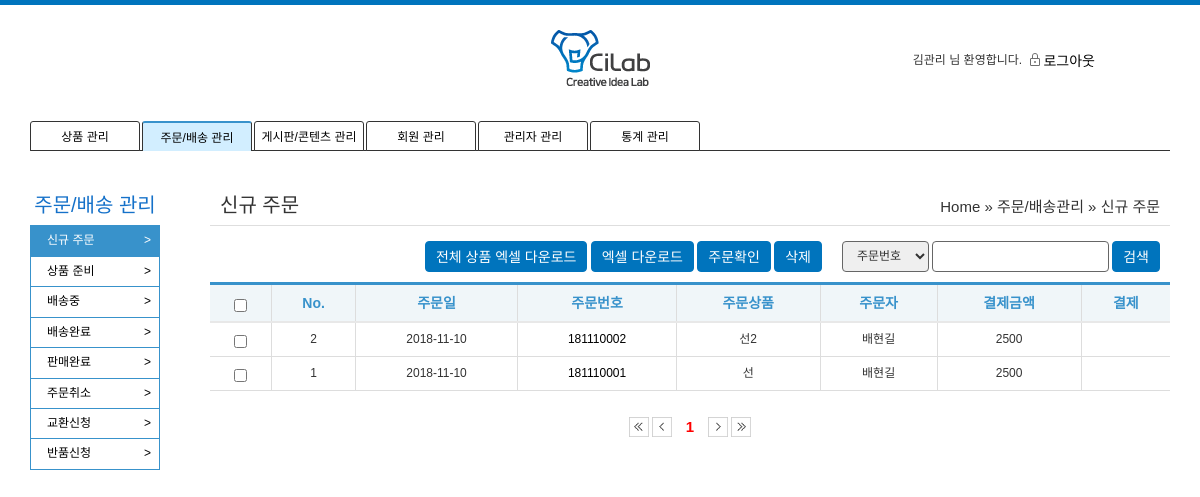
Screenshot of /admin/order/list.php?type=1 (signed in) with the database file from the repository.
### tables this page shows
CREATE TABLE IF NOT EXISTS `tb_product` (
  `pk_no` int(11) NOT NULL,
  `fd_name` varchar(50) DEFAULT NULL,
  `fd_price` int(11) DEFAULT NULL,
  `fd_category` varchar(50) DEFAULT NULL,
  `fd_content` longtext DEFAULT NULL,
  `fd_stock` int(11) DEFAULT NULL,
  `fd_date` varchar(50) DEFAULT NULL,
  `fd_status` varchar(50) DEFAULT NULL,
  `fd_delivery` int(11) DEFAULT NULL,
  `fd_made` varchar(50) DEFAULT NULL,
  `fd_main_img` varchar(200) DEFAULT NULL,
  `fd_new_main_img` varchar(200) DEFAULT NULL,
  `fd_sub_img` varchar(200) DEFAULT NULL,
  `fd_new_sub_img` varchar(200) DEFAULT NULL,
  `fd_option` varchar(200) DEFAULT NULL,
  `fk_admin` varchar(50) DEFAULT NULL,
  PRIMARY KEY (`pk_no`)
);

CREATE TABLE IF NOT EXISTS `tb_order` (
  `pk_no` int(11) NOT NULL AUTO_INCREMENT,
  `fk_order_number` varchar(50) DEFAULT NULL,
  `fd_date` date DEFAULT NULL,
  `fd_product_no` int(11) DEFAULT NULL,
  `fd_order_id` varchar(50) DEFAULT NULL,
  `fd_order_hp` varchar(50) DEFAULT NULL,
  `fd_order_name` varchar(50) DEFAULT NULL,
  `fd_order_mail` varchar(50) DEFAULT NULL,
  `fd_del_name` varchar(50) DEFAULT NULL,
  `fd_del_zip` varchar(50) DEFAULT NULL,
  `fd_del_address1` varchar(50) DEFAULT NULL,
  `fd_del_address2` varchar(50) DEFAULT NULL,
  `fd_del_hp` varchar(50) DEFAULT NULL,
  `fd_del_comment` varchar(50) DEFAULT NULL,
  `fd_price` int(11) DEFAULT NULL,
  `fd_del_fee` int(11) DEFAULT 0,
  `fd_payment` varchar(50) DEFAULT NULL,
  `fd_paynum` varchar(50) DEFAULT NULL,
  `fd_invoice_number` varchar(50) DEFAULT NULL,
  `fd_status` varchar(50) DEFAULT '1',
  `fd_status_msg` varchar(200) DEFAULT NULL,
  PRIMARY KEY (`pk_no`)
);

### admin/order/list.php (the view, shortened to what this page needs)
<?php
	include '../admin_header.php';
	include './side.php';
	include_once("../../common.php");
	$page = $_GET['page'] ?? 1;
	$order_number = $_GET['order_number'] ?? '';
	$product_name = $_GET['product_name'] ?? '';
	$order_name = $_GET['order_name'] ?? '';
	$type = $_GET['type'] ?? 1;
	$date = $_GET['date'] ?? '';
	$total_count = order_get_count($order_number,$order_name,$product_name,$type);
	if($type==1){
		$type_text = '신규 주문';
		$list_text = '결제';
	}else if($type==2){
		$type_text = '상품 준비';
		$list_text = '송장입력';
	}
	$query_string = $_SERVER['QUERY_STRING'];
	$query_arr = explode('&', $query_string);
	$query_string ="";
	foreach ($query_arr as $query) {
		$query_sp = explode('=', $query);
		if($query_sp[0]!='page'){
			$query_string .= $query."&";
		}
	}
?>
<section class="container">
	<div>
		<div class="admin_title"><?=$type_text?></div>
		<div class="admin_position">Home  » 주문/배송관리 » <?=$type_text?></div>
		<hr class="garo" style="display: block;">
	</div>
	<div class="search_div">
		<select id="search_select">
			<option value="order_number">주문번호</option>
		</select>
		<input type="text" id="search_input">
		<a class="btn type05" id="order_search_btn">검색</a>
	</div>
	<div class="btn_div">
		<a class="btn type05" href="../data_download.php?type1=order&type2=1">전체 상품 엑셀 다운로드</a>
		<a class="btn type05" id="chk_down_order">엑셀 다운로드</a>
		<?php
			if($type==1) echo '<a class="btn type05" id="order_chk">주문확인</a>';
			elseif($type==2) echo '<a class="btn type05" id="input_invoice">송장입력 확인</a>';
			elseif ($type==3) echo '<a class="btn type05" id="del_chk">배송체크</a>';
			elseif ($type==4) echo '<a class="btn type05" id="del_finish_chk">배송체크</a>';
		?>
		<a class="btn type05" id="list_del">삭제</a>
	</div>
	<table class="list-table">
		<thead class="admin_list">
			<tr>
				<th class="thead_th">
					<input type="checkbox" id="chk_all">
				</th>
				<th scope="col" class="thead_th">No.</th>
				<th scope="col" class="thead_th">주문일</th>
				<th scope="col" class="thead_th">주문번호</th>
				<th scope="col" class="thead_th">주문상품</th>
				<th scope="col" class="thead_th">주문자</th>
				<th scope="col" class="thead_th">결제금액</th>
				<th scope="col" class="thead_th"><?=$list_text?></th>
			</tr>
		</thead>
		<tbody>
				<?php
					if ($type == 5){
						$result = while_get_order_list_date($page,$order_number,$order_name,$product_name,$type,$date);
					}else{
						$result = while_get_order_list($page,$order_number,$order_name,$product_name,$type);
					}
					while ($r = mysqli_fetch_array($result)) {
				?>
			<tr>
				<td class="tbody_td">
					<input type="checkbox" class="list_chk">
				</td>
				<td class="tbody_td"><?= $r['row']?></td>
				<td class="tbody_td"><?= $r['fd_date']?></td>
				<td class="tbody_td"><a href="detail.php?type=<?=$type?>&no=<?=$r['pk_no']?>"><?= $r['fk_order_number']?></a></td>
				<td class="tbody_td"><?=$r['fd_name']?></td>
				<td class="tbody_td"><?=$r['fd_order_name']?></td>
				<td class="tbody_td"><?=$r['fd_price']?></td>
				<?php
				if($type ==1){
					echo '<td class="tbody_td">'.$r["fd_payment"].'</td>';
				}else if($type ==2){
					echo '<td class="tbody_td"><input type="text" class="input_invoice"></td>';
				}else if($type ==3 || $type ==4 || $type == 5){
					echo '<td class="tbody_td">'.$r['fd_invoice_number'].'</td>';
				}else if($type>=6){
					echo '<td><a class="btn type05" id="show_msg">보기</a><input type="hidden" id="status_msg" value="'.$r['fd_status_msg'].'"></td>';
					echo '<td><a class="btn type05" id="conf_cancel">승인</a></td>';
					echo '<td><a class="btn type05" id="refuse_cancel">반려</a></td>';
				}
				?>
			</tr>
				<?php
				}
				?>
		</tbody>
	</table>
	<div class="page_nav">
		<a href="?<?=$query_string?>page=1">
			<img src="/images/icon/btn_first.png" alt="pre" id="first_img" class="page_nav_btn">
		</a>
		<a href="?<?=$query_string?>page=<?php if($page>1){ echo $page-1;}else{ echo '1';} ?>">
			<img src="/images/icon/btn_prev.png" alt="pre" id="prev_img" class="page_nav_btn" >
		</a>
		<?php
			$page_info = make_page($page,$total_count,$query_string,10);
		?>
		<a href="?<?=$query_string?>page=<?php if($page<$page_info[0]){ echo $page+1;}else{ echo $page_info[1];} ?>">
			<img src="/images/icon/btn_next.png" alt="pre" id="next_img" class="page_nav_btn">
		</a>
		<a href="?<?=$query_string?>page=<?=$page_info[0]?>">
			<img src="/images/icon/btn_last.png" alt="pre" id="last_img" class="page_nav_btn">
		</a>
	</div>
</section>
</body>
</html>

### css/common.css (style rules this page uses)
* { margin:0; padding:0; font-family: 'Noto Sans KR', sans-serif; list-style:none; vertical-align:middle; }
a, div, p, td, th, select,option { font-size:12px; color:#333; }
article, aside, hgroup, header, footer, figure, figcaption, nav, section, time, mark, canvas, video, audio, details, summary { display:block; }
table { border-collapse:collapse; width:100%; }
img { vertical-align:middle; }
img, button { border:0px; }
a { text-decoration:none; }
input { box-sizing:border-box; }

### css/style.css (style rules this page uses)
html { overflow-y: scroll; }
html, body { height: 100%; }
.btn { display: inline-block; line-height: 1.2; cursor: pointer; }
.btn.type05 { padding: 0px 10px; box-sizing: border-box; line-height: 31px; height: 31px; font-size: 14px; color: #fff; vertical-align: middle; border: 1px solid #0074bd; border-radius: 4px; background: #0074bd; }
.page_nav { text-align: center; }

### css/default.css (style rules this page uses)
html { overflow-y:scroll }
body { margin:0;padding:0;font-size:0.75em }
html, h1, h2, h3, h4, h5, h6, form, fieldset, img { margin:0;padding:0;border:0 !important }
article, aside, details, figcaption, figure, footer, header, hgroup, menu, nav, section { display:block }
label, input, button, select, img { vertical-align:middle }
input, button { margin:0;padding:0;font-size:1em }
textarea, select { font-size:1em }
select { margin:0 }
hr { display:none }
a:link, a:visited { color:#000;text-decoration:none }

### admin/css/style.css (style rules this page uses)
* { margin: 0; padding: 0 }
body { font-family: "Lato", sans-serif, "맑은 고딕", font-size : 0.75em; color: #333 }
.container { float: right; width: calc(100% - 200px) !important; font-size: 28px; padding: 0 30px 30px 10px !important; }
hr.garo { border: solid #dedede; border-width: 1px 0 0; margin-top: 5px; margin-bottom: 5px; }
.admin_position { text-align: right; display: inline-block; margin-right: 10px; margin-top: 5px; font-size: 15px; float: right; }
.admin_title { text-align: left; display: inline-block; margin-left: 10px; font-size: 20px; width: 40%; }
.btn_div, .search_div { float: right; margin: 10px; }
#search_select, #search_input, #period_select, .hasDatepicker, #cate_sel { padding: 0px 10px; box-sizing: border-box; line-height: 31px; height: 31px; border-radius: 4px; border-style: solid; border: 1px solid #666; }
.admin_list { border-top: 2px solid #e8e8e8; border-bottom: 2px solid #e8e8e8; background: #f7f7f7; }
.page_nav { margin-top: 15px; text-align: center; }
.page_nav_btn { cursor: pointer; width: 20px; }
#search_select, .month_cal, .day_cal { float: left; }
#search_select { margin-right: 3px; }
table { border-collapse: collapse; border-top: 3px solid #3892cb; margin-bottom: 25px; }
table th { color: #3892cb; background: #f0f6f9; text-align: center; font-size: 14px !important; }
table th, table td { padding: 8px; border: 1px solid #ddd; }
table.list-table th:first-child, table.list-table td:first-child { border-left: 0; }
table.list-table th:last-child, table.list-table td:last-child { border-right: 0; }
table.list-table { text-align: center; }

### css/mobile.css (style rules this page uses)
html { overflow-y:scroll }
body { margin:0;padding:0;font-size:0.75em }
html, h1, h2, h3, h4, h5, h6, form, fieldset, img { margin:0;padding:0;border:0 }
article, aside, details, figcaption, figure, footer, header, hgroup, menu, nav, section { display:block }
label, input, button, select, img { vertical-align:middle }
input, button { margin:0;padding:0;font-size:1em }
input[type=text], input[type=password], input[type=submit], input[type=image], button { border-radius:0;font-size:1em;-webkit-appearance:none }
textarea, select { font-size:1em;font-family:dotum }
select { margin:0 }
hr { display:none }
a:link, a:visited { color:#000;text-decoration:none }

### rows the page displays
tb_product: row "2", tb_order.fd_date "2018-11-10", tb_order.fk_order_number "181110002", fd_name "선2", tb_order.fd_order_name "배현길", tb_order.fd_price "2500"
tb_order: row "1", fd_date "2018-11-10", fk_order_number "181110001", tb_product.fd_name "선", fd_order_name "배현길", fd_price "2500"

### other values shown
$user_name "김관리"
$type_text "신규 주문"
$list_text "결제"
